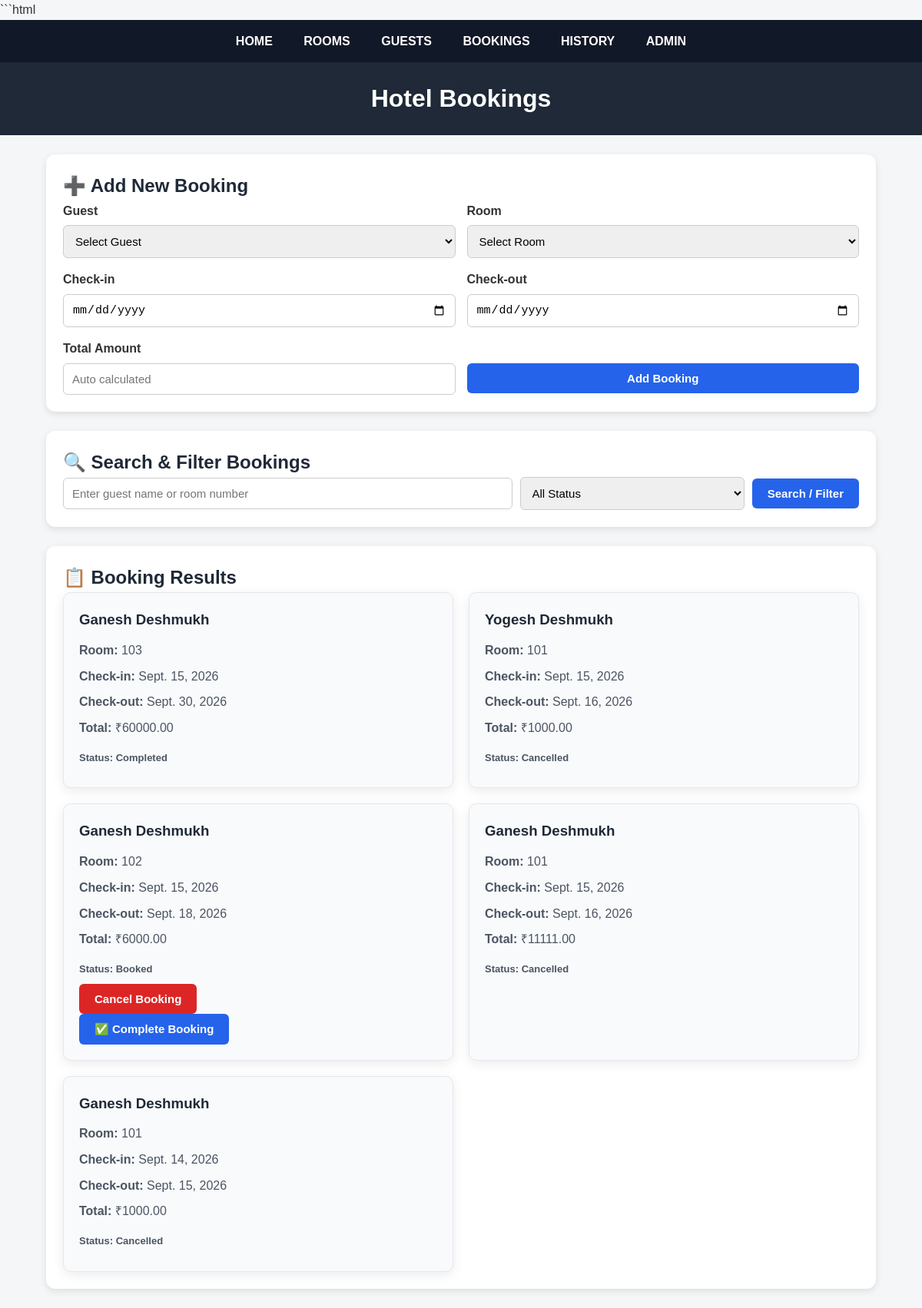
The page /bookings/ (signed in) on the database its author committed.
### hotel/models.py (models this page shows, shortened)
class Booking(models.Model):
    STATUS_CHOICES = [
        ('Booked', 'Booked'),
        ('Cancelled', 'Cancelled'),
        ('Completed', 'Completed'),
    ]
    guest = models.ForeignKey(Guest, on_delete=models.CASCADE)
    room = models.ForeignKey(Room, on_delete=models.CASCADE)
    check_in = models.DateField()
    check_out = models.DateField()
    total_amount = models.DecimalField(
        max_digits=10,
        decimal_places=2
    )
    status = models.CharField(
        max_length=20,
        choices=STATUS_CHOICES,
        default='Booked'
    )
    created_at = models.DateTimeField(auto_now_add=True)

class Guest(models.Model):
    name = models.CharField(max_length=100)
    phone = models.CharField(max_length=15)
    email = models.EmailField()
    address = models.TextField()

class Room(models.Model):
    ROOM_TYPES = [
        ('Single', 'Single'),
        ('Double', 'Double'),
        ('Deluxe', 'Deluxe'),
        ('Suite', 'Suite'),
    ]
    STATUS_CHOICES = [
        ('Available', 'Available'),
        ('Booked', 'Booked'),
        ('Occupied', 'Occupied'),
        ('Maintenance', 'Maintenance'),
    ]
    room_number = models.CharField(max_length=10, unique=True)
    room_type = models.CharField(max_length=20, choices=ROOM_TYPES)
    price = models.DecimalField(max_digits=10, decimal_places=2)
    status = models.CharField(
        max_length=20,
        choices=STATUS_CHOICES,
        default='Available'
    )

### hotel/views.py (the view, shortened to what this page needs)
# urls.py: path('bookings/', bookings, name='bookings'),
@login_required
def bookings(request):
    search = request.GET.get('search', '').strip()
    status = request.GET.get('status', '').strip()
    bookings = Booking.objects.all().order_by('-created_at')
    if search:
        from django.db.models import Q
        bookings = bookings.filter(
            Q(guest__name__icontains=search) |
            Q(room__room_number__icontains=search)
        )
    if status:
        bookings = bookings.filter(
            status=status
        )
    guests = Guest.objects.all()
    rooms = Room.objects.filter(status='Available')
    return render(request, 'hotel/bookings.html', {
        'bookings': bookings,
        'guests': guests,
        'rooms': rooms,
        'search': search,
        'status': status,
    })

### hotel/templates/hotel/bookings.html (shortened to what this page needs)
<!DOCTYPE html>
<html>
<head>
    {% load static %}
    <link rel="stylesheet" href="{% static 'hotel/style.css' %}">
</head>
<body>
    <nav>
        <a href="/">HOME</a>
        <a href="/rooms/">ROOMS</a>
        <a href="/guests/">GUESTS</a>
        <a href="/bookings/">BOOKINGS</a>
        <a href="{% url 'booking_history' %}">HISTORY</a>
        <a href="/admin/">ADMIN</a>
    </nav>
    <h1 class="page-title">
        Hotel Bookings
    </h1>
    <div class="container">
        <div class="section">
            <h2>➕ Add New Booking</h2>
            <form method="POST">
                <div class="form-grid">
                    <div class="form-group">
                        <label>Guest</label>
                        <select name="guest" required>
                            <option value="">
                                Select Guest
                            </option>
                        </select>
                    </div>
                    <div class="form-group">
                        <label>Room</label>
                        <select name="room" required>
                            <option value="">
                                Select Room
                            </option>
                        </select>
                    </div>
                    <div class="form-group">
                        <label>Check-in</label>
                        <input
                            type="date"
                            name="check_in"
                            required
                        >
                    </div>
                    <div class="form-group">
                        <label>Check-out</label>
                        <input
                            type="date"
                            name="check_out"
                            required
                        >
                    </div>
                    <div class="form-group">
                        <label>Total Amount</label>
                        <input
                            type="number"
                            name="total_amount"
                            id="total_amount"
                            readonly
                            placeholder="Auto calculated"
                        >
                    </div>
                    <div class="form-group">
                        <label>&nbsp;</label>
                        <button type="submit">
                            Add Booking
                        </button>
                    </div>
                </div>
            </form>
        </div>
        <div class="section">
            <h2>🔍 Search & Filter Bookings</h2>
          <form method="GET">
    <div class="search-filter">
        <input
            type="text"
            name="search"
            value="{{ request.GET.search }}"
            placeholder="Enter guest name or room number"
        >
        <select name="status">
            <option value="">
                All Status
            </option>
        </select>
        <button type="submit">
            Search / Filter
        </button>
    </div>
</form>
        </div>
        <div
            class="section"
            id="booking-results"
        >
            <h2>📋 Booking Results</h2>
            <div class="booking-list">
                {% for booking in bookings %}
                    <div class="booking-card">
                        <h3>
                            {{ booking.guest.name }}
                        </h3>
                        <p>
                            <strong>Room:</strong>
                            {{ booking.room.room_number }}
                        </p>
                        <p>
                            <strong>Check-in:</strong>
                            {{ booking.check_in }}
                        </p>
                        <p>
                            <strong>Check-out:</strong>
                            {{ booking.check_out }}
                        </p>
                        <p>
                            <strong>Total:</strong>
                            ₹{{ booking.total_amount }}
                        </p>
                        <p class="status">
                            <strong>Status:</strong>
                            {{ booking.status }}
                        </p>
                        {% if booking.status == "Booked" %}
                            <form
                                method="POST"
                                action="{% url 'cancel_booking' booking.id %}"
                                onsubmit="return confirm('Are you sure you want to cancel this booking?');"
                            >
                                <button
                                    type="submit"
                                    class="cancel-btn"
                                >
                                    Cancel Booking
                                </button>
                            </form>
                            <form method="POST"
      action="{% url 'complete_booking' booking.id %}"
      onsubmit="return confirm('Are you sure you want to complete this booking?');">
    <button type="submit">✅ Complete Booking</button>
</form>
                        {% endif %}
                    </div>
                {% empty %}
                    <div class="no-booking">
                        <p>
                            No bookings found.
                        </p>
                    </div>
                {% endfor %}
            </div>
        </div>
    </div>
</body>
</html>

### hotel/static/hotel/style.css (style rules this page uses)
* { box-sizing: border-box; margin: 0; padding: 0; }
body { font-family: Arial, Helvetica, sans-serif; background: #f5f7fb; color: #1f2937; line-height: 1.6; }
.booking-card { background: white; padding: 22px; border-radius: 12px; box-shadow: 0 4px 15px rgba(0, 0, 0, 0.08); }
.booking-card h3 { margin-bottom: 12px; color: #111827; }
.booking-card p { background: transparent; box-shadow: none; margin: 5px 0; padding: 0; color: #4b5563; }
.status { display: inline-block; margin-top: 12px; padding: 5px 12px; border-radius: 20px; background: #dbeafe; color: #1d4ed8; font-size: 13px; font-weight: bold; }

### hotel/templates/hotel/bookings.html (style rules this page uses)
body { font-family: Arial, sans-serif; margin: 0; background: #f4f6f8; color: #333; }
nav { background: #111827; padding: 15px; text-align: center; }
nav a { color: white; text-decoration: none; margin: 0 18px; font-weight: bold; }
.page-title { background: #1f2937; color: white; padding: 22px; text-align: center; margin: 0; }
.container { width: 90%; max-width: 1100px; margin: 25px auto; }
.section { background: white; padding: 22px; margin-bottom: 25px; border-radius: 12px; box-shadow: 0 3px 10px rgba(0,0,0,0.10); }
.section h2 { margin-top: 0; color: #1f2937; padding: 0; }
.form-grid { display: grid; grid-template-columns: repeat(2, 1fr); gap: 15px; }
.form-group { display: flex; flex-direction: column; }
.form-group label { font-weight: bold; margin-bottom: 6px; }
input, select { padding: 11px; border: 1px solid #ccc; border-radius: 6px; font-size: 15px; }
button { background: #2563eb; color: white; border: none; padding: 11px 20px; border-radius: 6px; cursor: pointer; font-size: 15px; font-weight: bold; }
.cancel-btn { background: #dc2626; }
.search-filter { display: grid; grid-template-columns: 2fr 1fr auto; gap: 10px; align-items: center; }
.booking-list { display: grid; grid-template-columns: repeat(2, 1fr); gap: 20px; }
.booking-card { background: #f9fafb; border: 1px solid #e5e7eb; border-radius: 10px; padding: 20px; }
.booking-card h3 { margin-top: 0; color: #1f2937; }
.booking-card p { margin: 8px 0; padding: 0; background: none; box-shadow: none; }
.status { font-weight: bold; }
#booking-results { scroll-margin-top: 20px; }

### rows shown on the page
Booking: guest.name "Ganesh Deshmukh", room.room_number "103", check_in "Sept. 15, 2026", check_out "Sept. 30, 2026", total_amount "60000.00", status "Completed"
Booking: guest.name "Yogesh Deshmukh", room.room_number "101", check_in "Sept. 15, 2026", check_out "Sept. 16, 2026", total_amount "1000.00", status "Cancelled"
Booking: guest.name "Ganesh Deshmukh", room.room_number "102", check_in "Sept. 15, 2026", check_out "Sept. 18, 2026", total_amount "6000.00", status "Booked", shows "Cancel Booking"
Booking: guest.name "Ganesh Deshmukh", room.room_number "101", check_in "Sept. 15, 2026", check_out "Sept. 16, 2026", total_amount "11111.00", status "Cancelled"
Booking: guest.name "Ganesh Deshmukh", room.room_number "101", check_in "Sept. 14, 2026", check_out "Sept. 15, 2026", total_amount "1000.00", status "Cancelled"
